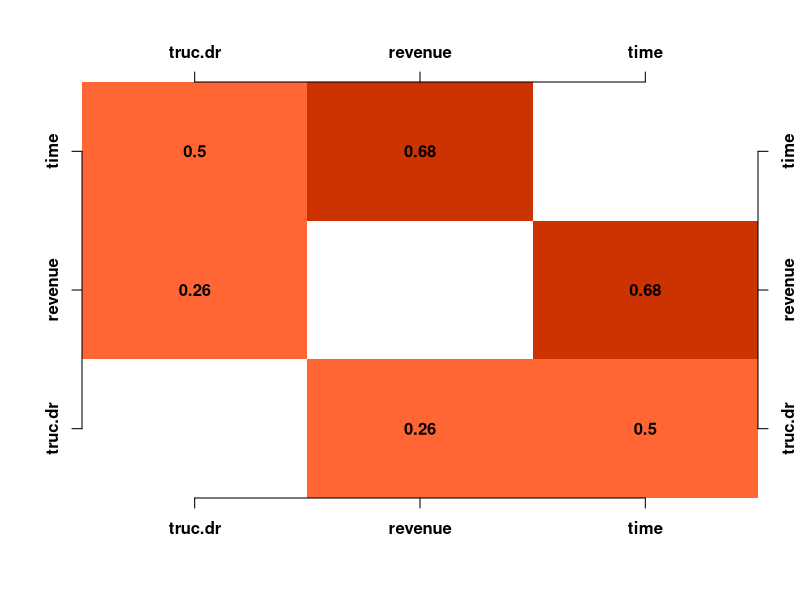
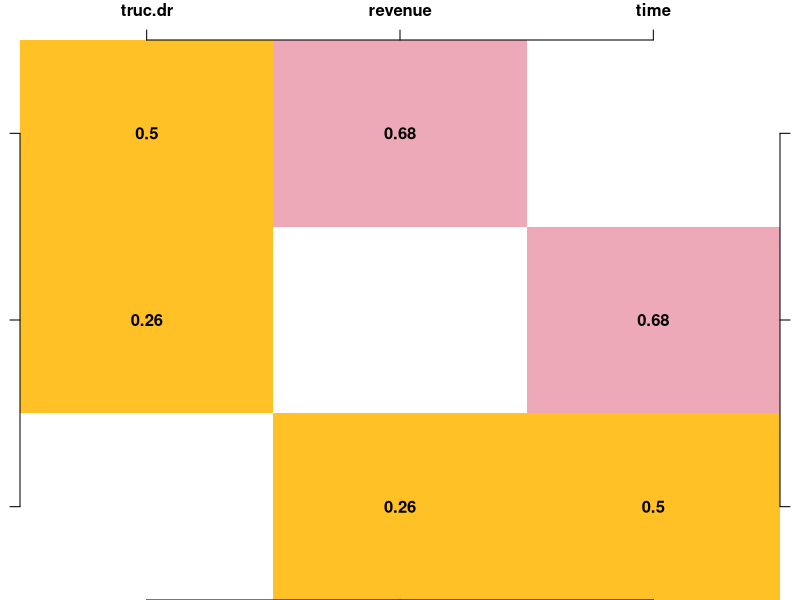
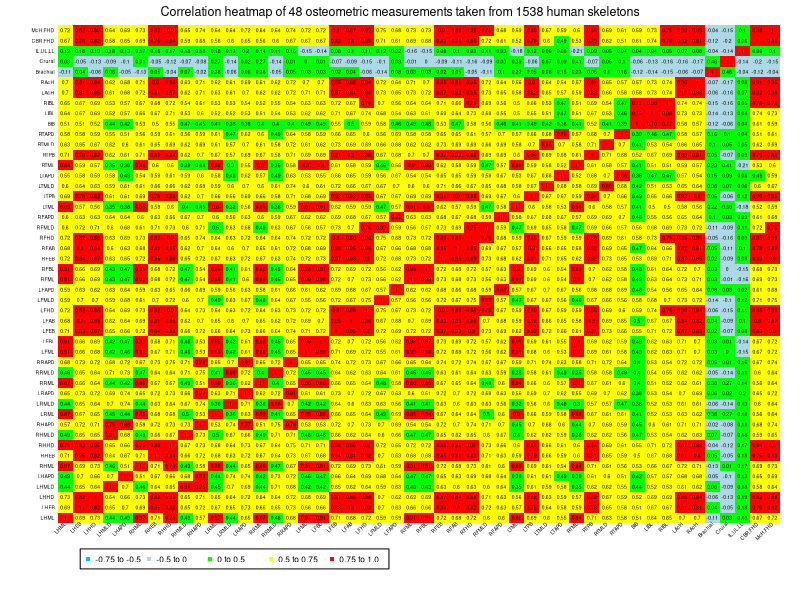
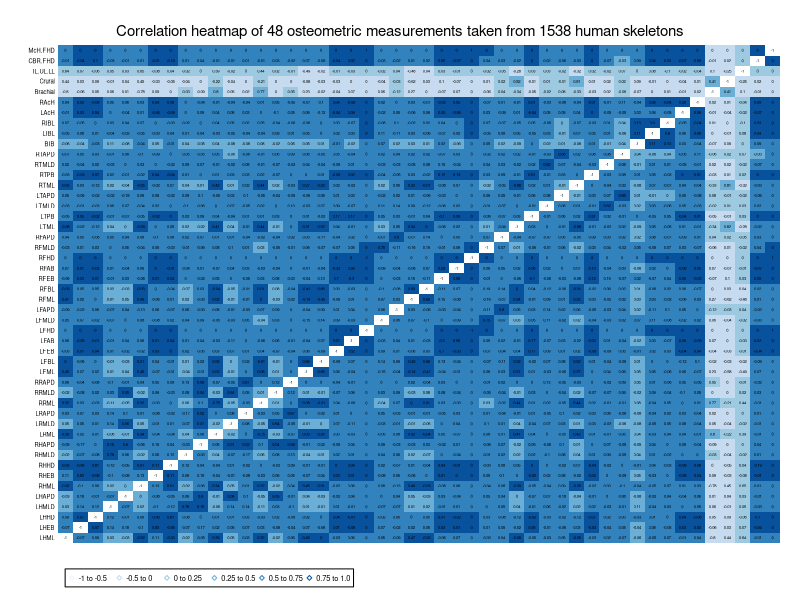
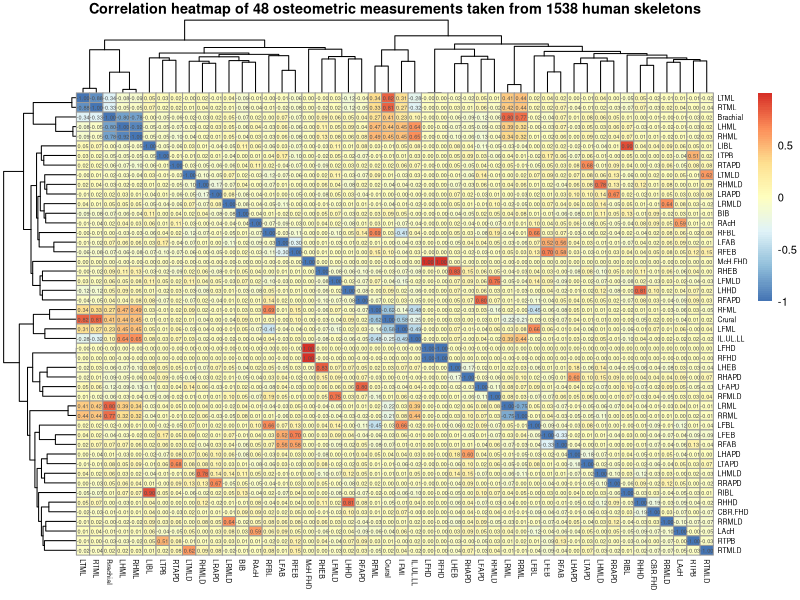

Generate these figures, in order, with R:
## ---- chunk 1
knitr::opts_chunk$set(echo = TRUE)
## ---- chunk 2
# setup
data <- read.csv('truckR.data.csv')
head(data, 2)

# add time variable
data$time = 1:nrow(data)

cor_matrix <- cor(data)
iR=iiR=solve(cor_matrix)
ns = length(data)
column_name = names(data)
## ---- chunk 3
# inverse correlation
# based on cimcorSP(job=3)
for(i in 1:ns)
  for(j in 1:ns)
    iR[i,j]=-iiR[i,j]/sqrt(abs(iiR[i,i]*iiR[j,j]))
    diag(iR)=rep(NA,ns)
    image(1:ns,1:ns,iR,col=c("cyan","#ff6633","#cc3300"),
          breaks=c(0,.25,.5,.75), xlab="",ylab="",axes=F)
    axis(side=1,at=1:ns,labels=column_name,font=2)
    axis(side=2,at=1:ns,labels=column_name,srt=90,font=2)
    axis(side=3,at=1:ns,labels=column_name,font=2)
    axis(side=4,at=1:ns,labels=column_name,font=2)
    for(i in 1:ns)
    	text(rep(i,ns),1:ns,round(iR[i,],2),font=2)
## ---- chunk 4
# correlation of residuals

# reference: https://towardsdatascience.com/keeping-an-eye-on-confounds-a-walk-through-for-calculating-a-partial-correlation-matrix-2ac6b831c5b6

partialCors <- list()
for (i in 1:length(column_name)) {
  y <- column_name[i]
  covariatesAll <- column_name[!(column_name %in% y)]
  crntPcor <- double()
  for (j in 1:length(covariatesAll)) {
    covarLeftOut <- covariatesAll[j]
    covariatesCrnt <- covariatesAll[!(covariatesAll %in% covarLeftOut)]
    
    # construct lm model
    rhs <- paste(covariatesCrnt, collapse = " + ")
    lhs <- paste(y, "~")
    frmla <- as.formula(paste(lhs, rhs))
    
    # get residuals from linear model of X given Z
    R1 <- lm(frmla, data = data)$residual
    lhs <- paste(covarLeftOut, "~")
    frmla <- as.formula(paste(lhs, rhs))
    
    # get residuals from linear model of Y given Z
    R2 <- lm(frmla, data = data)$residual
    crntPcor[j] <- cor(R1,R2)
  }  
  partialCors[[i]] <- append(crntPcor, 1 , i-1)
}

partialCorMat <- matrix(unlist(partialCors), 
                        ncol = length(column_name), 
                        nrow = length(column_name), 
                        dimnames = list(column_name, column_name))
iR<-partialCorMat
ns=3
par(mfrow=c(1,1),mar=c(0,1,2,1))

diag(iR)=rep(NA,ns)
    image(1:ns,1:ns,iR,col=c("yellow","goldenrod1","pink2"),
          breaks=c(0,.25,.5,.75),xlab="",ylab="",axes=F)
    axis(side=1,at=1:ns,labels=column_name,font=2)
    axis(side=2,at=1:ns,labels=column_name,srt=90,font=2)
    axis(side=3,at=1:ns,labels=column_name,font=2)
    axis(side=4,at=1:ns,labels=column_name,font=2)
    for(i in 1:ns)
        text(rep(i,ns),1:ns,round(iR[i,],2),font=2)
## ---- chunk 5
d <- read.csv('Goldman.csv')

# remove cor = 1
d <- subset(d, select = -c(AVG.FHD, GRINE.FHD))
# remove cor = -1
d <- subset(d, select = -c(IL.LL.UL))

# setup 
female=as.numeric(d[,3])
d=d[,18:ncol(d)]
nm=names(d)
nc=ncol(d);nr=nrow(d)	
for(i in 1:nc)
if(sum(is.na(d[,i]))==nr) {alln=i;break}
d=d[,-alln]
nm=nm[-alln]
nc=ncol(d)
R=cor(d,use="pairwise.complete.obs")
n=nrow(R)

par(mfrow=c(1,1),mar=c(1,1,1,1))
cl=c("deepskyblue","lightblue","green","yellow","red")
image(1:n,1:n,breaks=c(-.75,-.5,0,.5,.75,1),ylim=c(-5,n+1),xlim=c(-2,n+.5),
      col=cl,ylab="",xlab="",R,axes=F)	
text(1:n,rep(0.5,n),nm,adj=1,cex=.3,srt=45)
text(rep(.3,n),1:n,nm,adj=1,cex=.3)
for(i in 1:n)
  for(j in 1:n)
  text(i,j,round(R[i,j],2),cex=.3)
  mtext(side=3,paste("Correlation heatmap of",n,"osteometric measurements taken from 1538 human skeletons"),cex=.75) 
  br=c("-0.75 to -0.5","-0.5 to 0","0 to 0.5","0.5 to 0.75","0.75 to 1.0")
  legend(2,-2,br,col=cl,pch=15,horiz=T,cex=.5)
## ---- chunk 6
d <- read.csv('Goldman.csv')

# remove cor = 1
d <- subset(d, select = -c(AVG.FHD, GRINE.FHD))
# remove cor = -1
d <- subset(d, select = -c(IL.LL.UL))

# setup 
female=as.numeric(d[,3])
d=d[,18:ncol(d)]
nm=names(d)
nc=ncol(d);nr=nrow(d)	
for(i in 1:nc)
if(sum(is.na(d[,i]))==nr) {alln=i;break}
d=d[,-alln]
nm=nm[-alln]
nc=ncol(d)
R=cor(d,use="complete.obs")
n=nrow(R)

# add regularization
diag(R) <- diag(R) + 10**-10
## ---- chunk 7
# (a) but change your threshold and color coding
iR=iiR=solve(R)
ns = length(d)

# Calculating partial correlation matrix
for(i in 1:ns)
  for(j in 1:ns)
    iR[i,j]=-iiR[i,j]/sqrt(abs(iiR[i,i]*iiR[j,j]))

# Assigning colors
par(mfrow=c(1,1),mar=c(0,1,2,1))
cl= RColorBrewer::brewer.pal(6, 'Blues')

image(1:n,1:n,breaks=c(-1, -.5, 0, 0.25,.5,.75,1),ylim=c(-5,n+1),xlim=c(-2,n+.5),col=cl,ylab="",xlab="",R,axes=F)	
text(rep(.3,n),1:n,nm,adj=1,cex=.35)
for(i in 1:n)
  for(j in 1:n)
    text(i,j,round(iR[i,j],2),cex=.25)
    mtext(side=3,paste("Correlation heatmap of",n,"osteometric measurements taken from 1538 human skeletons"),cex=.9)
    br=c("-1 to -0.5","-0.5 to 0","0 to 0.25","0.25 to 0.5", "0.5 to 0.75","0.75 to 1.0") 
    legend(1,-2,br,col=cl,pch=5,horiz=T,cex=.45)
## ---- chunk 8
library(pheatmap)

pheatmap(iR, display_numbers = TRUE, 
         fontsize = 8,
         fontsize_number = 4,
         fontsize_col = 5, 
         fontsize_row = 5,
         main = "Correlation heatmap of 48 osteometric measurements taken from 1538 human skeletons")
## ---- chunk 9
#png(file = 'pheatmap.png', width = 24, height = 24, units = "in", res = 300)
#pheatmap(iR, display_numbers = TRUE, 
#         fontsize = 25,
#         fontsize_number = 10,
#         fontsize_col = 12, 
#         fontsize_row = 12,
#         main = "Correlation heatmap of 48 osteometric measurements taken from 1538 human skeletons")
#dev.off()
